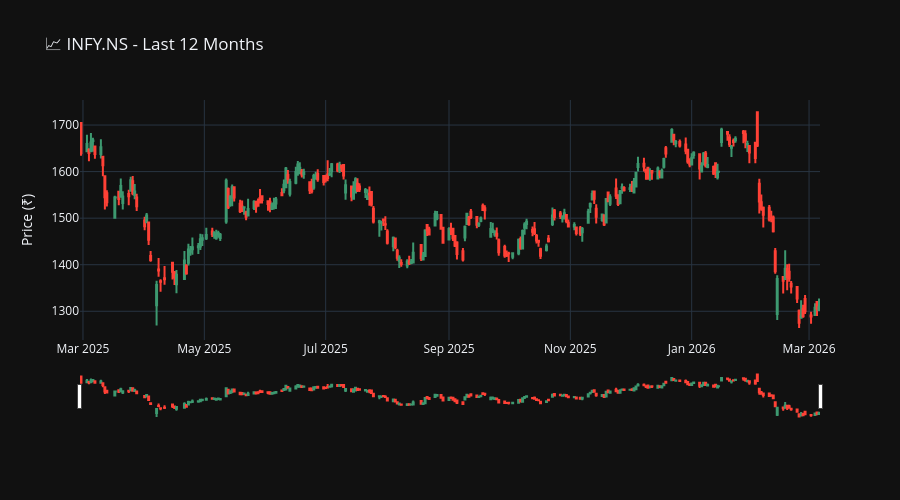

Source (notebook cell):
### Markdown cell above
## 2. Data Collection

### Analyst Log
I've decided to fetch exactly 5 years of data ending today. This is critical - I must ensure no future data leaks into the model. I'll use yfinance with auto_adjust=True to get split-adjusted prices, which is essential for time series continuity.

The ticker INFY.NS represents Infosys on the National Stock Exchange of India. I'll verify the data shape and date range before proceeding. I'm also checking for any missing values or anomalies that could affect model training.

### Code cell
# ============================================
# CELL 4: Fetch Historical Data
# ============================================

ticker = 'INFY.NS'
end_date = datetime.now()
start_date = end_date - timedelta(days=5*365)

print(f"📡 Fetching {ticker} from {start_date.strftime('%Y-%m-%d')} to {end_date.strftime('%Y-%m-%d')}...")

df = yf.download(ticker, start=start_date, end=end_date, auto_adjust=True, progress=False)

# Fix multi-index columns if present
if isinstance(df.columns, pd.MultiIndex):
    df.columns = df.columns.get_level_values(0)

print(f"✅ Downloaded {len(df)} trading days")
print(f"📅 Date range: {df.index[0].strftime('%Y-%m-%d')} to {df.index[-1].strftime('%Y-%m-%d')}")
print(f"💰 Current price: ₹{df['Close'].iloc[-1]:.2f}")
print(f"📊 Columns: {list(df.columns)}")

# Quick visualization
fig = go.Figure(data=[go.Candlestick(
    x=df.index[-252:],  # Last 1 year
    open=df['Open'].iloc[-252:],
    high=df['High'].iloc[-252:],
    low=df['Low'].iloc[-252:],
    close=df['Close'].iloc[-252:],
    name='INFY'
)])

fig.update_layout(
    title=f'📈 {ticker} - Last 12 Months',
    template='plotly_dark',
    yaxis_title='Price (₹)',
    height=500
)
fig.show()

### Figure 1 — Plotly figure (JSON) as saved in the notebook; plotly's stock layout.template omitted (floating-point values rounded to 4 significant figures; data arrays with more than 128 entries replaced by an {"elided": "..."} marker saying what was removed)
{"data": [{"close": {"elided": "252 float values"}, "high": {"elided": "252 float values"}, "low": {"elided": "252 float values"}, "name": "INFY", "open": {"elided": "252 float values"}, "type": "candlestick", "x": {"elided": "252 str values"}}], "layout": {"height": 500, "title": {"text": "📈 INFY.NS - Last 12 Months"}, "yaxis": {"title": {"text": "Price (₹)"}}}}
